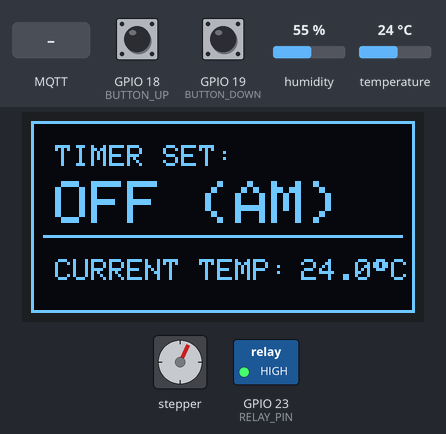
Simulated run of this sketch. Board: ESP32. Shown: stepper motor, 128×64 one-colour display, switched loads named in the sketch (green lamp = pin HIGH). Wiring (inferred from the names in the program): stepper motor driver (200 steps per turn assumed): step GPIO 25; direction GPIO 26. The inputs (shaded band) are chosen by the test bench; at power-on: GPIO 18 (BUTTON_UP) HIGH, temperature 24 °C, GPIO 19 (BUTTON_DOWN) HIGH, humidity 55 %. WiFi joins after 1.5 s; servers stay silent unless stated; random numbers use the default seed unless the sketch sets one; no MQTT or app messages arrive unless stated; pins used as bus, display or sensor lines are not drawn; what the sketch prints to the serial monitor is not drawn.

Above: at 2.7 s.
2.8 s: GPIO 18 (BUTTON_UP) pulled LOW for 0.15 s
At 3.24 s:
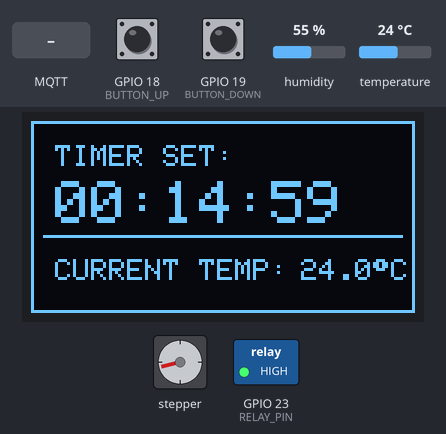
3.5 s: temperature set to 25.1 °C
6.0 s: GPIO 19 (BUTTON_DOWN) pulled LOW for 0.15 s
At 6.4 s:
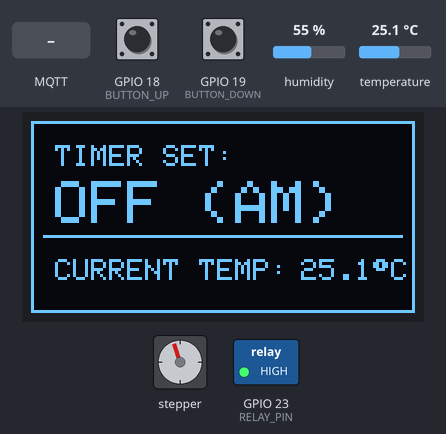
7.6 s: MQTT message "5" arrives on the second subscribed topic
At 7.75 s:
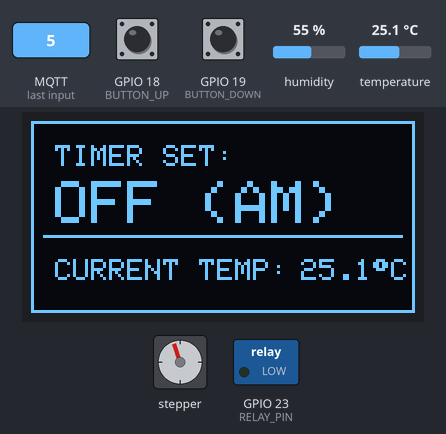
10.0 s: temperature set to 23.9 °C
At 10.45 s:
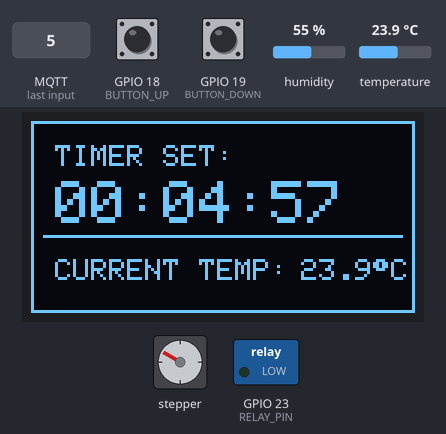
13.0 s: temperature set to 22.7 °C
At 14.05 s:
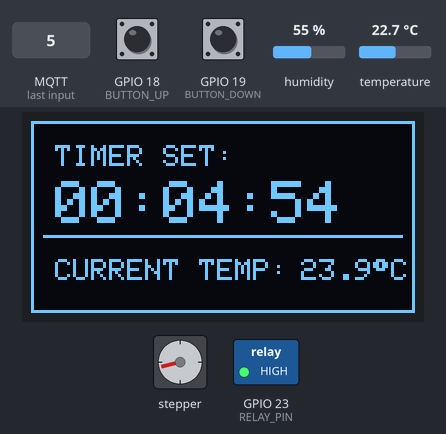
Timing chart, 0 to 19.9 s (numbered marks = the images above; inputs shaded):
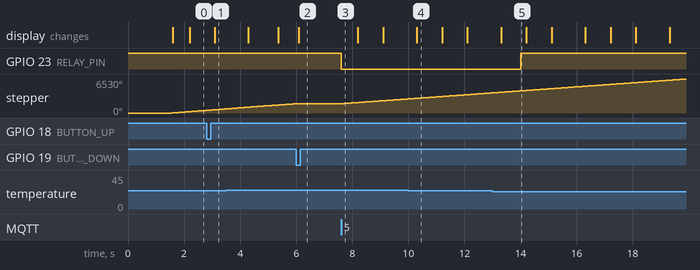

Measured:
- the behaviour switches between 23.5 and 23.4 °C on temperature (found by bisection; images 4 and 5)
- after the input at 2.8 s, the display: changes after 0.30 s (image 1)
- after the input at 7.6 s, GPIO 23 (RELAY_PIN): HIGH → LOW at once; stepper: keeps turning clockwise at about 389°/s, starting at once
- after the input at 13.0 s, GPIO 23 (RELAY_PIN): LOW → HIGH after 1.0 s

The sketch:

source_code.ino
```cpp
#include <WiFi.h>
#include <PubSubClient.h>
#include <DHT.h>
#include <Wire.h>
#include <Adafruit_GFX.h>
#include <Adafruit_SSD1306.h>


#define DHTPIN          4
#define DHTTYPE         DHT22
#define BUTTON_UP       18
#define BUTTON_DOWN     19
#define RELAY_PIN       23
#define STEP_PIN        25
#define DIR_PIN         26


#define SCREEN_WIDTH    128
#define SCREEN_HEIGHT   64
#define OLED_RESET      -1
#define SCREEN_ADDRESS  0x3C
Adafruit_SSD1306 display(SCREEN_WIDTH, SCREEN_HEIGHT, &Wire, OLED_RESET);


DHT dht(DHTPIN, DHTTYPE);


const char* ssid = "Wokwi-GUEST";
const char* password = "";
const char* mqtt_server = "broker.hivemq.com";

WiFiClient espClient;
PubSubClient client(espClient);


const char* topic_temp      = "hvac/room/temp";
const char* topic_setpoint  = "hvac/room/setpoint";
const char* topic_timer     = "hvac/timer/runtime";
const char* topic_power     = "hvac/analytics/power";


float roomTemp = 0.0;
float roomHumid = 0.0;
int targetTemp = 24;
unsigned long timerMillis = 0;
bool systemActive = true;


unsigned long totalAcOnTimeMs = 0;
unsigned long totalFanOnTimeMs = 0;
unsigned long acStartTimeMs = 0;
unsigned long fanStartTimeMs = 0;
bool lastAcState = false;
bool lastFanState = false;
bool powerSavedCalculated = false;

// --- Timing Trackers (Non-blocking loops) ---
unsigned long lastSensorRead = 0;
const unsigned long sensorInterval = 2000;

unsigned long lastDisplayUpdate = 0;
const unsigned long displayInterval = 500;

unsigned long lastTimerTick = 0;
const unsigned long tickInterval = 1000;

unsigned long lastStepTime = 0;
unsigned long stepDelayUs = 2000;
bool stepState = false;

// --- Hysteresis Threshold ---
const float HYSTERESIS = 0.5;

// --- Function Declarations ---
void setupWiFi();
void reconnect();
void callback(char* topic, byte* payload, unsigned int length);
void handleButtons();
void runThermostatLogic();
void handleStepperFan();
void updateOLED();
void calculatePowerSaved();

void setup() {
  Serial.begin(115200);


  pinMode(BUTTON_UP, INPUT_PULLUP);
  pinMode(BUTTON_DOWN, INPUT_PULLUP);
  pinMode(RELAY_PIN, OUTPUT);
  pinMode(STEP_PIN, OUTPUT);
  pinMode(DIR_PIN, OUTPUT);


  digitalWrite(RELAY_PIN, HIGH);
  digitalWrite(DIR_PIN, HIGH);


  dht.begin();
  if(!display.begin(SSD1306_SWITCHCAPVCC, SCREEN_ADDRESS)) {
    Serial.println(F("SSD1306 allocation failed"));
    for(;;);
  }
  display.clearDisplay();
  display.display();


  setupWiFi();
  client.setServer(mqtt_server, 1883);
  client.setCallback(callback);
}

void loop() {

  if (!client.connected()) {
    reconnect();
  }
  client.loop();

  unsigned long currentMillis = millis();


  if (systemActive && timerMillis > 0) {
    if (currentMillis - lastTimerTick >= tickInterval) {
      if (timerMillis >= 1000) {
        timerMillis -= 1000;
      } else {
        timerMillis = 0;
      }
      lastTimerTick = currentMillis;


      if (timerMillis == 0) {
        systemActive = false;
        calculatePowerSaved();
      }
    }
  }


  if (currentMillis - lastSensorRead >= sensorInterval) {
    float t = dht.readTemperature();
    float h = dht.readHumidity();
    if (!isnan(t) && !isnan(h)) {
      roomTemp = t;
      roomHumid = h;
      client.publish(topic_temp, String(roomTemp, 1).c_str());
    }
    lastSensorRead = currentMillis;
  }


  handleButtons();

  if (systemActive) {
    runThermostatLogic();
    handleStepperFan(); // Spin the fan if active
  } else {

    if (lastAcState) {
      digitalWrite(RELAY_PIN, HIGH);
      totalAcOnTimeMs += (currentMillis - acStartTimeMs);
      lastAcState = false;
    }
    if (lastFanState) {
      totalFanOnTimeMs += (currentMillis - fanStartTimeMs);
      lastFanState = false;
    }
  }


  if (currentMillis - lastDisplayUpdate >= displayInterval) {
    updateOLED();
    lastDisplayUpdate = currentMillis;
  }
}


void setupWiFi() {
  delay(10);
  Serial.print("\nConnecting to ");
  Serial.println(ssid);
  WiFi.mode(WIFI_STA);
  WiFi.begin(ssid, password);

  while (WiFi.status() != WL_CONNECTED) {
    delay(500);
    Serial.print(".");
  }
  Serial.print("\nWiFi connected. IP: ");
  Serial.println(WiFi.localIP());
}


void reconnect() {
  static unsigned long lastReconnectAttempt = 0;
  unsigned long now = millis();

  if (!client.connected()) {
    if (now - lastReconnectAttempt > 5000) {
      lastReconnectAttempt = now;
      Serial.print("Attempting MQTT connection...");

      String clientId = "ESP32Client-";
      clientId += String(random(0xffff), HEX);

      if (client.connect(clientId.c_str())) {
        Serial.println("connected");
        client.subscribe(topic_setpoint);
        client.subscribe(topic_timer);
      } else {
        Serial.print("failed, rc=");
        Serial.print(client.state());
        Serial.println(" try again in 5 seconds");
      }
    }
  }
}


void callback(char* topic, byte* payload, unsigned int length) {
  String message = "";
  for (unsigned int i = 0; i < length; i++) {
    message += (char)payload[i];
  }
  message.trim();
  if (String(topic) == topic_setpoint) {
    int incomingSetpoint = message.toInt();
    if (incomingSetpoint >= 16 && incomingSetpoint <= 30) {
      targetTemp = incomingSetpoint;
      Serial.print("Target Temp updated via MQTT: ");
      Serial.println(targetTemp);
    }
  }
  else if (String(topic) == topic_timer) {
    long minutes = message.toInt();
    if (minutes > 0) {
      timerMillis = minutes * 60 * 1000;
      systemActive = true;
      powerSavedCalculated = false;
      Serial.print("Runtime Timer set via MQTT: ");
      Serial.print(minutes);
      Serial.println(" minutes.");
    }
  }
}


void handleButtons() {
  static unsigned long lastDebounceTime = 0;
  const unsigned long debounceDelay = 250;

  if (millis() - lastDebounceTime > debounceDelay) {

    if (digitalRead(BUTTON_UP) == LOW) {
      timerMillis += (15 * 60 * 1000);
      systemActive = true;
      powerSavedCalculated = false;
      client.publish(topic_timer, String(timerMillis / (60 * 1000)).c_str(), true);
      lastDebounceTime = millis();
      Serial.println("Timer +15 mins via button.");
    }


    if (digitalRead(BUTTON_DOWN) == LOW) {
      if (timerMillis >= (15 * 60 * 1000)) {
        timerMillis -= (15 * 60 * 1000);
      } else {
        timerMillis = 0;
      }

      if (timerMillis == 0) {
        systemActive = false;
        calculatePowerSaved();
      }

      client.publish(topic_timer, String(timerMillis / (60 * 1000)).c_str(), true);
      lastDebounceTime = millis();
      Serial.println("Timer -15 mins via button.");
    }
  }
}


void runThermostatLogic() {
  unsigned long currentMillis = millis();

  if (roomTemp > (targetTemp + HYSTERESIS)) {
    if (!lastAcState) {
      digitalWrite(RELAY_PIN, LOW); // Trigger relay ON (Active-LOW)
      acStartTimeMs = currentMillis;
      lastAcState = true;
    }
  }
  else if (roomTemp < (targetTemp - HYSTERESIS)) {
    if (lastAcState) {
      digitalWrite(RELAY_PIN, HIGH); // Trigger relay OFF
      totalAcOnTimeMs += (currentMillis - acStartTimeMs);
      lastAcState = false;
    }
  }

  if (!lastFanState) {
    fanStartTimeMs = currentMillis;
    lastFanState = true;
  }
}


void handleStepperFan() {
  if (!lastFanState) return;

  unsigned long currentMicros = micros();
  if (currentMicros - lastStepTime >= stepDelayUs) {
    stepState = !stepState;
    digitalWrite(STEP_PIN, stepState);
    lastStepTime = currentMicros;
  }
}


void calculatePowerSaved() {
  if (powerSavedCalculated) return;

  unsigned long currentMillis = millis();
  if (lastAcState) totalAcOnTimeMs += (currentMillis - acStartTimeMs);
  if (lastFanState) totalFanOnTimeMs += (currentMillis - fanStartTimeMs);

  double acHoursRun = (double)totalAcOnTimeMs / 3600000.0;
  double fanHoursRun = (double)totalFanOnTimeMs / 3600000.0;

  double remainingMorningHours = 8.0 - (acHoursRun > fanHoursRun ? acHoursRun : fanHoursRun);
  if (remainingMorningHours < 0) remainingMorningHours = 0;

  double wattHoursSaved = remainingMorningHours * (1200.0 + 60.0);

  client.publish(topic_power, String(wattHoursSaved, 2).c_str(), true);
  Serial.print("Morning shutdown achieved. Power Saved: ");
  Serial.print(wattHoursSaved);
  Serial.println(" Wh");

  powerSavedCalculated = true;
}


void updateOLED() {
  display.clearDisplay();
  display.setTextColor(SSD1306_WHITE);

  display.drawRect(0, 0, 128, 64, SSD1306_WHITE);


  display.setTextSize(1);
  display.setCursor(8, 8);
  display.print("TIMER SET:");

  display.setCursor(8, 20);
  display.setTextSize(2);
  if (!systemActive || timerMillis == 0) {
    display.print("OFF (AM)");
  } else {
    unsigned long totalSecs = timerMillis / 1000;
    int hrs = totalSecs / 3600;
    int mins = (totalSecs % 3600) / 60;
    int secs = totalSecs % 60;

    if(hrs < 10) display.print("0"); display.print(hrs); display.print(":");
    if(mins < 10) display.print("0"); display.print(mins); display.print(":");
    if(secs < 10) display.print("0"); display.print(secs);
  }

  display.drawFastHLine(4, 38, 120, SSD1306_WHITE);


  display.setTextSize(1);
  display.setCursor(8, 46);
  display.print("CURRENT TEMP:");

  display.setCursor(90, 46);
  display.setTextSize(1);
  display.print(roomTemp, 1);
  display.print((char)247);
  display.print("C");

  display.display();
}
```
